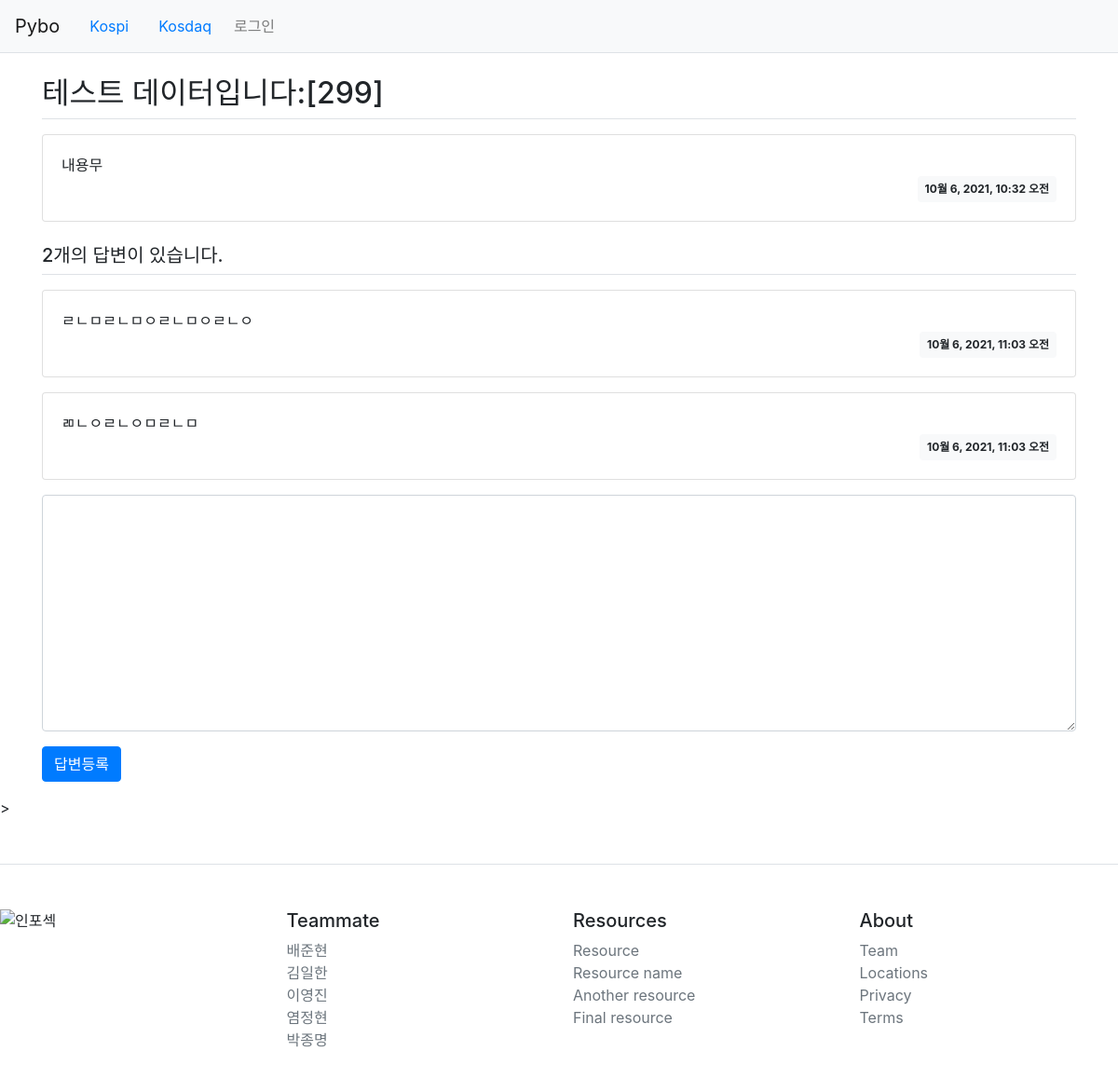
Page /pybo/305/ on the committed database.
### pybo/models.py (models this page shows, shortened)
class Question(models.Model):
    subject = models.CharField(max_length=200)
    content = models.TextField()
    create_date = models.DateTimeField()

class Answer(models.Model):
    question = models.ForeignKey(Question,on_delete=models.CASCADE)
    content = models.TextField()
    create_date = models.DateTimeField()

### pybo/views.py (the view)
# urls.py: path('<int:question_id>/', views.detail , name='detail'),
def detail(request, question_id):
    question = Question.objects.get(id=question_id)
    context = {'question': question}
    return render(request, 'pybo/question_detail.html', context)

### templates/pybo/question_detail.html (shortened to what this page needs)
{% extends 'base.html' %}
{% block content %}
<div class="container my-3">
    <h2 class="border-bottom py-2">{{ question.subject }}</h2>
    <div class="card my-3">
        <div class="card-body">
            <div class="card-text" style="white-space: pre-line;">{{ question.content }}</div>
            <div class="d-flex justify-content-end">
                <div class="badge badge-light p-2">
                    {{ question.create_date }}
                </div>
            </div>
        </div>
    </div>
    <h5 class="border-bottom my-3 py-2">{{question.answer_set.count}}개의 답변이 있습니다.</h5>
    {% for answer in question.answer_set.all %}
    <div class="card my-3">
        <div class="card-body">
            <div class="card-text" style="white-space: pre-line;">{{ answer.content }}</div>
            <div class="d-flex justify-content-end">
                <div class="badge badge-light p-2">
                    {{ answer.create_date }}
                </div>
            </div>
        </div>
    </div>
    {% endfor %}
    <form action="{% url 'pybo:answer_create' question.id %}" method="post" class="my-3">
        <div class="form-group">
            <textarea name="content" id="content" class="form-control" rows="10"></textarea>
        </div>
        <input type="submit" value="답변등록" class="btn btn-primary">
    </form>
</div>
{% endblock %}

### rows in the picture
Question: subject "테스트 데이터입니다:[299]", content "내용무", create_date "10월 6, 2021, 10:32 오전", answer_set.count "2"
Answer: content "ㄹㄴㅁㄹㄴㅁㅇㄹㄴㅁㅇㄹㄴㅇ", create_date "10월 6, 2021, 11:03 오전"
Answer: content "ㄻㄴㅇㄹㄴㅇㅁㄹㄴㅁ", create_date "10월 6, 2021, 11:03 오전"
